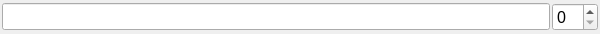
<?xml version="1.0" encoding="UTF-8"?>
<ui version="4.0">
 <class>SepecificSetting</class>
 <widget class="QWidget" name="SepecificSetting">
  <property name="geometry">
   <rect>
    <x>0</x>
    <y>0</y>
    <width>600</width>
    <height>34</height>
   </rect>
  </property>
  <property name="font">
   <font>
    <pointsize>12</pointsize>
   </font>
  </property>
  <property name="windowTitle">
   <string>Form</string>
  </property>
  <layout class="QHBoxLayout" name="horizontalLayout">
   <property name="spacing">
    <number>2</number>
   </property>
   <property name="leftMargin">
    <number>2</number>
   </property>
   <property name="topMargin">
    <number>2</number>
   </property>
   <property name="rightMargin">
    <number>2</number>
   </property>
   <property name="bottomMargin">
    <number>2</number>
   </property>
   <item>
    <widget class="QLineEdit" name="SpecificSettingName"/>
   </item>
   <item>
    <widget class="QSpinBox" name="SpecificSettingNumber"/>
   </item>
  </layout>
 </widget>
 <resources/>
 <connections/>
</ui>
